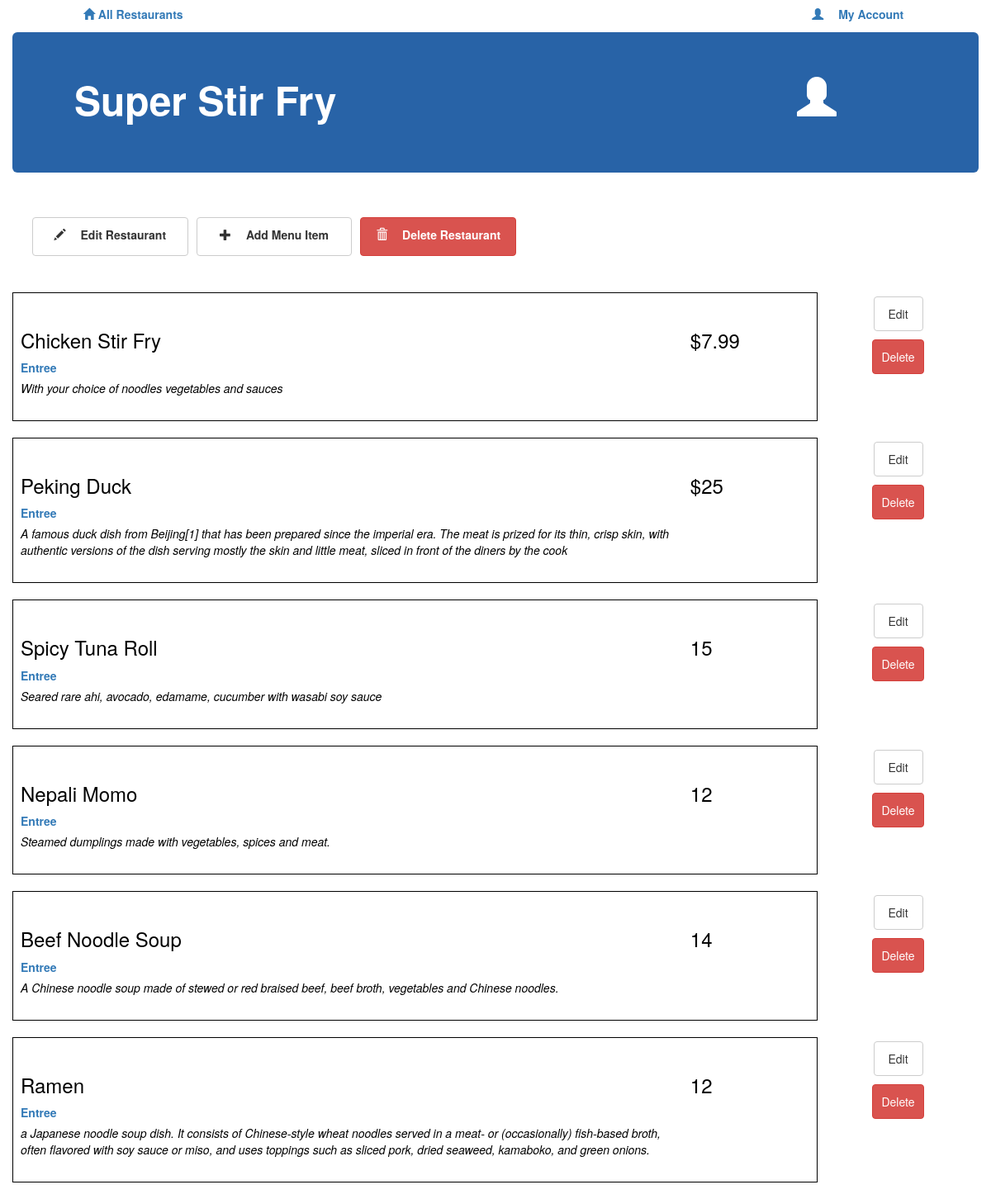
Page /restaurant/3/menu on the committed database.
### database_setup.py (models this page shows, shortened)
class Restaurant(Base):
    __tablename__ = 'restaurant'
    id = Column(Integer, primary_key=True)
    name = Column(String(250), nullable=False)

class MenuItem(Base):
    __tablename__ = 'menu_item'
    name = Column(String(80), nullable=False)
    id = Column(Integer, primary_key=True)
    description = Column(String(250))
    price = Column(String(8))
    course = Column(String(250))
    restaurant_id = Column(Integer, ForeignKey('restaurant.id'))
    restaurant = relationship(Restaurant)

### finalproject.py (the view)
@app.route('/restaurant/<int:restaurant_id>/')
@app.route('/restaurant/<int:restaurant_id>/menu')
def showMenu(restaurant_id):
    restaurant = session.query(Restaurant).first()
    items = session.query(MenuItem).filter_by(restaurant_id=restaurant.id)
    return render_template('menu.html', restaurant=restaurant, items=items)

### templates/menu.html (shortened to what this page needs)
<!DOCTYPE html>
<html>
<head>
	<link rel="stylesheet"
	href="https://maxcdn.bootstrapcdn.com/bootstrap/3.3.7/css/bootstrap.min.css">
	<link rel=stylesheet
	href="{{ url_for('static', filename='style.css') }}">
</head>
<body>
	<div class="container">
		<div class="row">
			<a class="col-xs-3 btn btn-link"
				href="{{url_for('showRestaurants')}}">
				<label><span class="glyphicon glyphicon-home">&#32;</span>
					All Restaurants
				</label>
			</a>
			<a class="col-xs-3 col-xs-offset-6 btn btn-link"
			href="">
				<label><span class="glyphicon glyphicon-user">&nbsp;</span>
					My Account
				</label>
			</a>
		</div>
		<div class="row jumbotron title">
			<div class="col-xs-10">
				<label class="header">{{ restaurant.name }}</label>
			</div>
			<div class="col-xs-2">
				<label class="profile-image"><span class="glyphicon glyphicon-user"></span>
				</label>
			</div>
		</div>
		<div class="row text-center well">
			<a class="col-xs-2 btn btn-custom btn-default"
			href="{{ url_for('editRestaurant', restaurant_id=restaurant.id) }}">
				<label><span class="glyphicon glyphicon-pencil">&nbsp;</span>
					Edit Restaurant
				</label>
			</a>
			<a class="col-xs-2 btn btn-custom btn-default"
			href="{{ url_for('newMenuItem', restaurant_id=restaurant.id )}}">
				<label><span class="glyphicon glyphicon-plus">&nbsp;</span>
					Add Menu Item
				</label>
			</a>
			<a class="col-xs-2 btn btn-custom btn-danger"
			href="{{ url_for('deleteRestaurant', restaurant_id=restaurant.id) }}">
				<label><span class="glyphicon glyphicon-trash">&nbsp;</span>
					Delete Restaurant
				</label>
			</a>
		</div>
		{% for item in items|sort(attribute='course') %}
			<div class="row">
				<div class="col-xs-10 well well-lg menu-name">
					<div class="row">
						<div class="col-xs-10">
							<div class="row">
								<label><h3>{{ item.name }}</h3><span class="text-primary">{{ item.course }}</span></label>
							</div>
							<div class="row">
								<label class="item-desc"><em>{{ item.description }}</em>
								</label>
							</div>
						</div>
						<div class="col-xs-2">
							<label><h3>{{ item.price }}</h3></label>
						</div>
					</div>
				</div>
				<div class="col-xs-2 text-center">
					<div class="row">
						<a class="btn btn-default btn-custom"
						href="{{url_for('editMenuItem',restaurant_id=restaurant.id, menu_id=item.id)}}" >
							Edit
						</a>
					</div>
					<div class="row">
						<a class="btn btn-danger btn-custom"
						href="{{url_for('deleteMenuItem', restaurant_id=restaurant.id, menu_id=item.id)}}">
							Delete
						</a>
					</div>
				</div>
			</div>
		{% endfor %}
	</div>
</body>
</html>

### static/style.css (style rules this page uses)
.btn-custom { min-height: 40px; min-width: 60px; margin: 5px; padding: 10px; }
.well { background: transparent; border: 0; box-shadow: none; }
.title { background: #2863a7; color: white; }
.header { font-size: 48px; }
.profile-image { font-size: 48px; }
.item-desc { font-weight: 300; }
.menu-name { border: 1px solid black; background: white; border-radius: 0; color:black; }

### rows in the picture
Restaurant: name "Super Stir Fry"
MenuItem: name "Chicken Stir Fry", course "Entree", description "With your choice of noodles vegetables and sauces", price "$7.99"
MenuItem: name "Peking Duck", course "Entree", description "A famous duck dish from Beijing[1] that has been prepared since the imperial era. The meat is prized for its thin, crisp skin, with authentic versions of the dish serving mostly the skin and little meat, sliced in front of the diners by the cook", price "$25"
MenuItem: name "Spicy Tuna Roll", course "Entree", description "Seared rare ahi, avocado, edamame, cucumber with wasabi soy sauce", price "15"
MenuItem: name "Nepali Momo", course "Entree", description "Steamed dumplings made with vegetables, spices and meat.", price "12"
MenuItem: name "Beef Noodle Soup", course "Entree", description "A Chinese noodle soup made of stewed or red braised beef, beef broth, vegetables and Chinese noodles.", price "14"
MenuItem: name "Ramen", course "Entree", description "a Japanese noodle soup dish. It consists of Chinese-style wheat noodles served in a meat- or (occasionally) fish-based broth, often flavored with soy sauce or miso, and uses toppings such as sliced pork, dried seaweed, kamaboko, and green onions.", price "12"
